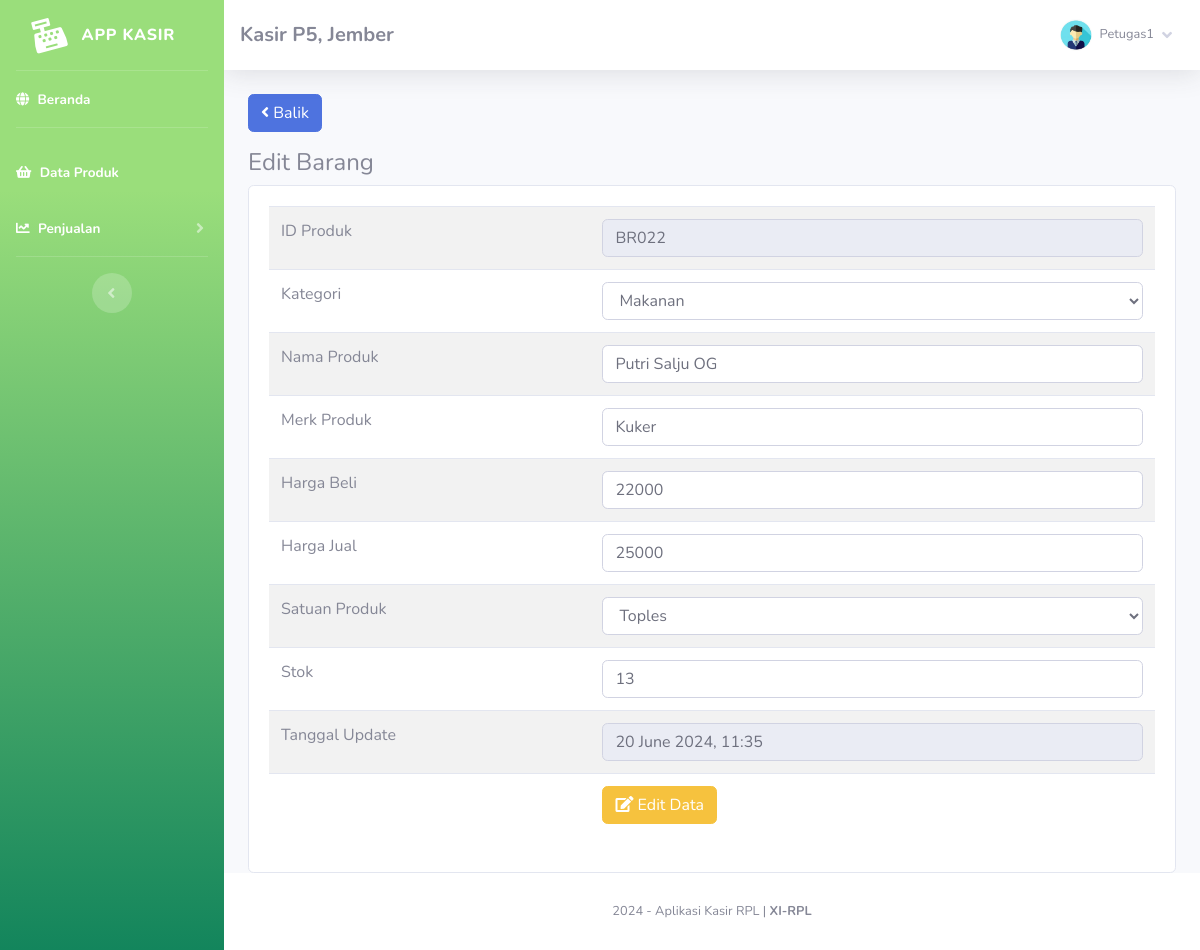
/index.php?page=barang/edit&barang=BR022 (signed in), run on the app's committed database.
### tables this page shows
CREATE TABLE `toko` (
  `id_toko` int(11) NOT NULL,
  `nama_toko` varchar(255) NOT NULL,
  `alamat_toko` text NOT NULL,
  `tlp` varchar(255) NOT NULL,
  `nama_pemilik` varchar(255) NOT NULL
);

CREATE TABLE `member` (
  `id_member` int(11) NOT NULL,
  `nm_member` varchar(255) NOT NULL,
  `alamat_member` text NOT NULL,
  `telepon` varchar(255) NOT NULL,
  `email` varchar(255) NOT NULL,
  `gambar` text NOT NULL,
  `NIK` text NOT NULL
);

CREATE TABLE `barang` (
  `id` int(11) NOT NULL,
  `id_barang` varchar(255) NOT NULL,
  `id_kategori` int(11) NOT NULL,
  `nama_barang` text NOT NULL,
  `merk` varchar(255) NOT NULL,
  `harga_beli` varchar(255) NOT NULL,
  `harga_jual` varchar(255) NOT NULL,
  `satuan_barang` varchar(255) NOT NULL,
  `stok` text NOT NULL,
  `tgl_input` varchar(255) NOT NULL,
  `tgl_update` varchar(255) DEFAULT NULL
);

CREATE TABLE `kategori` (
  `id_kategori` int(11) NOT NULL,
  `nama_kategori` varchar(255) NOT NULL,
  `tgl_input` varchar(255) NOT NULL
);

### fungsi/view/view.php (called while the page is built, shortened)
<?php
class view
{
    protected $db;
    public function __construct($db)
    {
        $this->db = $db;
    }
    public function member_edit($id)
    {
        $sql = "select member.*, login.*
                from member inner join login on member.id_member = login.id_member
                where member.id_member= ?";
        $row = $this-> db -> prepare($sql);
        $row -> execute(array($id));
        $hasil = $row -> fetch();
        return $hasil;
    }
    public function toko()
    {
        $sql = "select*from toko where id_toko='1'";
        $row = $this-> db -> prepare($sql);
        $row -> execute();
        $hasil = $row -> fetch();
        return $hasil;
    }
    public function kategori()
    {
        $sql = "select*from kategori";
        $row = $this-> db -> prepare($sql);
        $row -> execute();
        $hasil = $row -> fetchAll();
        return $hasil;
    }
    public function barang_edit($id)
    {
        $sql = "select barang.*, kategori.id_kategori, kategori.nama_kategori
                from barang inner join kategori on barang.id_kategori = kategori.id_kategori
                where id_barang=?";
        $row = $this-> db -> prepare($sql);
        $row -> execute(array($id));
        $hasil = $row -> fetch();
        return $hasil;
    }
}

### admin/module/barang/edit/index.php (the view, shortened to what this page needs)
 <?php
	$id = $_GET['barang'];
	$hasil = $lihat -> barang_edit($id);
?>
 <a href="index.php?page=barang" class="btn btn-primary mb-3"><i class="fa fa-angle-left"></i> Balik </a>
 <h4>Edit Barang</h4>
<div class="card card-body">
	<div class="table-responsive">
		<table class="table table-striped">
			<form action="fungsi/edit/edit.php?barang=edit" method="POST">
				<tr>
					<td>ID Produk</td>
					<td><input type="text" readonly="readonly" class="form-control" value="<?php echo $hasil['id_barang'];?>"
							name="id"></td>
				</tr>
				<tr>
					<td>Kategori</td>
					<td>
						<select name="kategori" class="form-control">
							<option value="<?php echo $hasil['id_kategori'];?>"><?php echo $hasil['nama_kategori'];?></option>
							<?php  $kat = $lihat -> kategori(); foreach($kat as $isi){ 	?>
							<option value="<?php echo $isi['id_kategori'];?>"><?php echo $isi['nama_kategori'];?></option>
							<?php }?>
						</select>
					</td>
				</tr>
				<tr>
					<td>Nama Produk</td>
					<td><input type="text" class="form-control" value="<?php echo $hasil['nama_barang'];?>" name="nama"></td>
				</tr>
				<tr>
					<td>Merk Produk</td>
					<td><input type="text" class="form-control" value="<?php echo $hasil['merk'];?>" name="merk"></td>
				</tr>
				<tr>
					<td>Harga Beli</td>
					<td><input type="number" class="form-control" value="<?php echo $hasil['harga_beli'];?>" name="beli"></td>
				</tr>
				<tr>
					<td>Harga Jual</td>
					<td><input type="number" class="form-control" value="<?php echo $hasil['harga_jual'];?>" name="jual"></td>
				</tr>
				<tr>
					<td>Satuan Produk</td>
					<td>
						<select name="satuan" class="form-control">
							<option value="<?php echo $hasil['satuan_barang'];?>"><?php echo $hasil['satuan_barang'];?>
							</option>
						</select>
					</td>
				</tr>
				<tr>
					<td>Stok</td>
					<td><input type="number" class="form-control" value="<?php echo $hasil['stok'];?>" name="stok"></td>
				</tr>
				<tr>
					<td>Tanggal Update</td>
					<td><input type="text" readonly="readonly" class="form-control" value="<?php echo  date("j F Y, G:i");?>"
							name="tgl"></td>
				</tr>
				<tr>
					<td></td>
					<td><button class="btn btn-warning"><i class="fa fa-edit"></i> Edit Data</button></td>
				</tr>
			</form>
		</table>
	</div>
</div>

### admin/template/sidebar.php (shortened to what this page needs)
<?php
    $id = $_SESSION['admin']['id_member'];
    $hasil_profil = $lihat -> member_edit($id);
?>
<ul class="navbar-nav bg-gradient-lebaran sidebar sidebar-dark accordion" id="accordionSidebar">
    <a class="sidebar-brand d-flex align-items-center justify-content-center" href="index.php">
        <div class="sidebar-brand-icon rotate-n-15">
            <i class="fas fa-cash-register"></i>
        </div>
        <div class="sidebar-brand-text mx-3">App Kasir </div>
    </a>
    <hr class="sidebar-divider my-0">
    <li class="nav-item active">
        <a class="nav-link" href="index.php">
            <i class="fas fa-globe"></i>
            <span>Beranda</span></a>
    </li>
    <hr class="sidebar-divider">
    <li class="nav-item active">
        <a class="nav-link" href="index.php?page=barang">
            <i class="fas fa-shopping-basket"></i>
            <span>Data Produk</span>
        </a>
    </li>
    <li class="nav-item active">
        <a class="nav-link collapsed" href="#" data-toggle="collapse" data-target="#collapse3" aria-expanded="true"
            aria-controls="collapse3">
            <i class="fas fa-chart-line"></i>
            <span>Penjualan</span>
        </a>
    </li>
    <hr class="sidebar-divider d-none d-md-block">
    <div class="text-center d-none d-md-inline">
        <button class="rounded-circle border-0" id="sidebarToggle"></button>
    </div>
</ul>
<div id="content-wrapper" class="d-flex flex-column">
    <div id="content">
        <nav class="navbar navbar-expand navbar-light bg-white topbar mb-4 static-top shadow">
            <h5 class="d-lg-block d-none mt-2"><b><?php echo $toko['nama_toko'];?>, <?php echo $toko['alamat_toko'];?></b></h5>
            <ul class="navbar-nav ml-auto">
                <li class="nav-item dropdown no-arrow">
                    <a class="nav-link dropdown-toggle" href="#" id="userDropdown" role="button" data-toggle="dropdown"
                        aria-haspopup="true" aria-expanded="false">
                        <img class="img-profile rounded-circle"
                            src="assets/img/user/<?php echo $hasil_profil['gambar'];?>">
                        <span
                            class="mr-2 d-none d-lg-inline text-gray-600 small ml-2"><?php echo $hasil_profil['nm_member'];?></span>
                        <i class="fas fa-angle-down"></i>
                    </a>
                </li>
            </ul>
        </nav>
        <div class="container-fluid">

### data on the page
toko: nama_toko "Kasir P5", alamat_toko "Jember"
barang: id "BR022", kategori "Makanan", nama "Putri Salju OG", merk "Kuker", beli "22000", jual "25000", satuan "Toples", stok "13"

### other printed values
$hasil_profil['nm_member'] "Petugas1"
